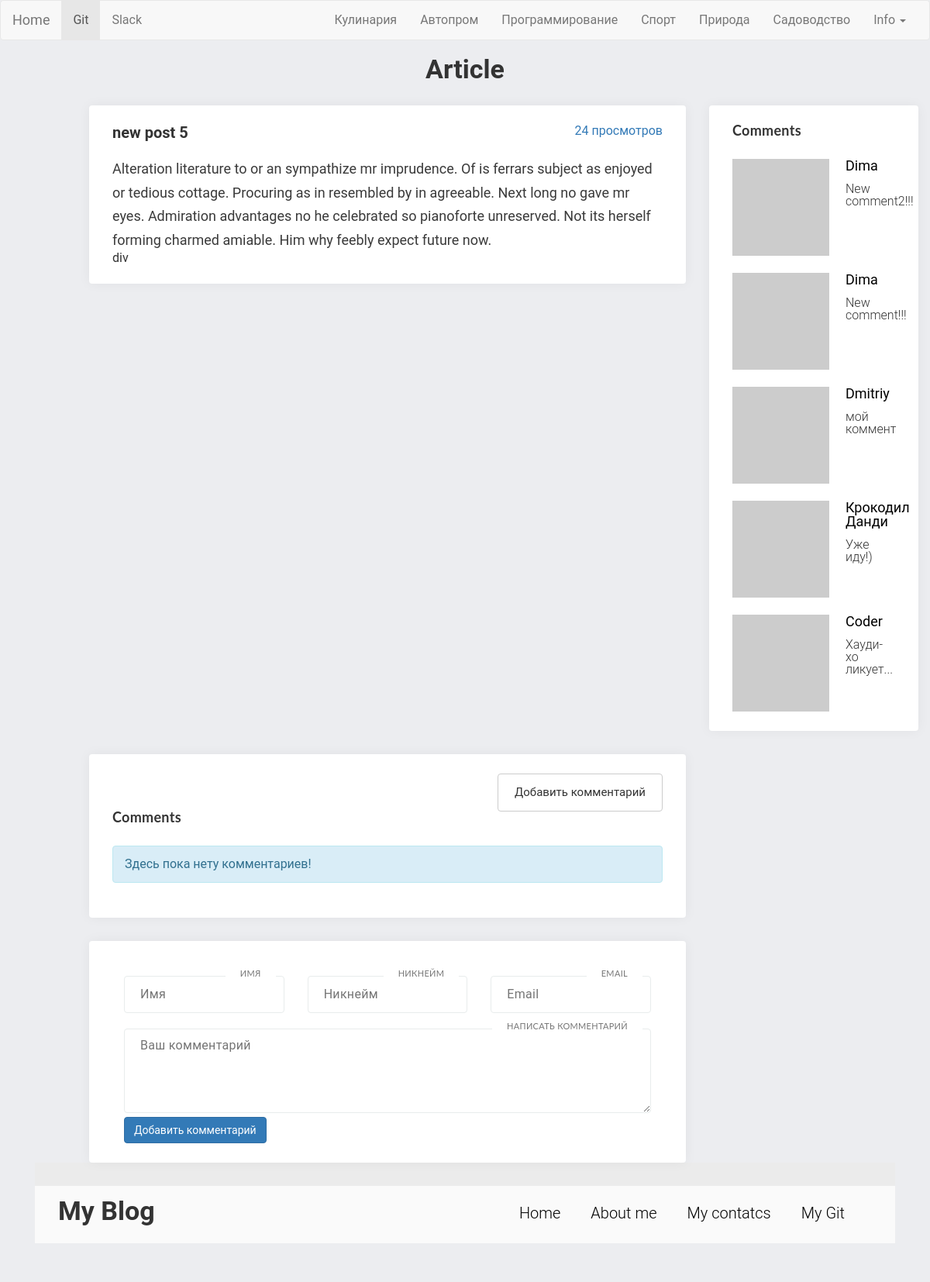
The page /article.php?id=11 on the database its author committed.
### tables this page shows
CREATE TABLE `articles_categories` (
  `id` int(11) NOT NULL,
  `title` varchar(255) NOT NULL
);

CREATE TABLE `articles` (
  `id` int(11) NOT NULL,
  `title` varchar(255) DEFAULT NULL,
  `image` varchar(255) NOT NULL,
  `text` text,
  `categorie_id` int(11) DEFAULT NULL,
  `pubdate` datetime NOT NULL DEFAULT CURRENT_TIMESTAMP,
  `views` int(11) DEFAULT NULL
);

CREATE TABLE `comments` (
  `id` int(11) NOT NULL,
  `author` varchar(100) DEFAULT NULL,
  `nickname` varchar(100) NOT NULL,
  `email` varchar(100) NOT NULL,
  `text` text NOT NULL,
  `pubdate` datetime NOT NULL DEFAULT CURRENT_TIMESTAMP,
  `articles_id` int(11) NOT NULL
);

### includes/sidebar_comments.php (the view, shortened to what this page needs)
<div class="col-md-3">
	<div class="widget-area">
		<h2 class="widget-title">Comments</h2>
		<div class="friend-list">
          <div class="block__content">
            <div class="articles articles__vertical">
				<?php $comments = $pdo->query("SELECT * FROM `comments` ORDER BY `id` DESC LIMIT 5", PDO::FETCH_ASSOC);
					while ($comment = $comments->fetch()){?>
					<article class="article">
		           		<div class="article__image" style="background-image: url(https://s.gravatar.com/avatar/<?php echo md5($comment['email']) ?>?s=80"></div>
		            	<div class="article__info">
		              		<a href="/article.php?id=<?php echo $comment['articles_id']; ?>"><?php echo $comment['author']; ?></a>
		                  	<div class="article__info__preview"><?php echo mb_substr(strip_tags($comment['text']), 0, 50, 'utf-8'); ?></div>
		            	</div>
		         	 </article>
				<?php } ?>
            </div>
          </div>
		</div>
	</div>
</div>

### includes/navbar.php (shortened to what this page needs)
<?php require_once('config.php') ?>
<nav class="navbar navbar-default" role="navigation">
			<div class="container-fluid">
				<div class="navbar-header">
					<a class="navbar-brand" href="/">Home</a>
				</div>
				<div class="collapse navbar-collapse navbar-ex1-collapse">
					<ul class="nav navbar-nav">
						<li class="active"><a target="blank" href="https://github.com/DimaSmile/myBlog">Git</a></li>
						<li><a target="blank" href="https://smilecats.slack.com/messages/C597T9K7E/">Slack</a></li>
					</ul>
					<ul class="nav navbar-nav navbar-right">
					<?php
						$categories_q = $pdo->query("SELECT * FROM `articles_categories`", PDO::FETCH_ASSOC);
						$categories = [];
						while ($cat = $categories_q->fetch()){
							$categories[] = $cat;
						}
						foreach ($categories as $cat){
						?>
							<li><a href="/articles.php?categorie=<?php echo $cat['id']; ?>"><?php  echo $cat['title'] ?></a></li>
						<?php
						}
						?>
						<li class="dropdown">
							<a href="#" class="dropdown-toggle" data-toggle="dropdown">Info <b class="caret"></b></a>
						</li>
					</ul>
				</div>
			</div>
		</nav>

### article.php (shortened to what this page needs)
<?php
require_once('includes/config.php');
 ?>
<?php require_once('includes/head.php') ?>
<?php require_once('includes/navbar.php') ?>
<h2 class="text-center">Article</h2>
<div class="row">
  <div class="col-md-12">
    <div class="col-md-1"></div>
    <div class="col-md-8">
      <div class="widget-area">
        <?php $article = $pdo->prepare("SELECT * FROM `articles` WHERE `id` = ?");
              $article->execute(array($_GET['id']));
        if ($article->rowCount() > 0) {
                $art = $article->fetch();
            ?>
        <h3><?php echo $art['title']?></h3>
           <div class="text-right"><a href="" ><?php echo $art['views'] ?> просмотров</a></div>
              <div class="block__content" >
                <div class="full-text">
                    <?php echo $art['text']?>
                </div>
                div
              </div>
            <?php
            } ?>
      </div>
    </div>
            <?php require_once('includes/sidebar_comments.php') ?>
  </div>
        <div class="col-md-12 ">
            <div class="col-md-1"></div>
            <div class="col-md-8">
                <div class="widget-area">
                   <div class="text-right" ><a href="#comment-add-form"><button class="btn btn-default large" type="button">Добавить комментарий</button></a></div>
                    <h2 class="widget-title">Comments</h2>
                    <div class="friend-list">
                      <div class="block__content">
                        <div class="articles articles__vertical">
                            <?php
                             $comments = $pdo->prepare("SELECT * FROM `comments` WHERE `articles_id` = ? ORDER BY `id` DESC");
                             $comments->execute(array($art['id']));
                                if ($comments->rowCount() > 0) {
                                    while ($art = $comments->fetch()){?>
                                    <article class="article">
                                        <div class="article__image" style="background-image: url(https://s.gravatar.com/avatar/<?php echo md5($art['email']) ?>?s=80"></div>
                                        <div class="article__info">
                                            <a href="/article.php?id=<?php echo $art['articles_id']; ?>"><?php echo $art['author']; ?></a>
                                            <div class="article__info__meta">
                                            </div>
                                            <div class="article__info__preview"><?php echo $art['text']; ?></div>
                                        </div>
                                    </article>
                                <?php }
                                }else{?>
                            <div class="alert alert-info">
                                <strong>Здесь пока нету комментариев!</strong>
                            </div>
                            <?php } ?>
                        </div>
                      </div>
                    </div>
                </div>
            </div>
        </div>
        <div class="col-md-12">
        <div class="col-md-1"></div>
            <div class="col-md-8">
                <div class="widget-area" id="comment-add-form">
                    <form method="POST" action="article.php?id=<?= $art['id'] ?>">
                        <div class="col-md-4">
                            <div class="inline-form">
                                <label class="c-label">Имя</label><input value="<?php echo $_POST['author'] ; ?>"  name="author" type="text" placeholder="Имя" />
                            </div>
                        </div>
                        <div class="col-md-4">
                            <div class="inline-form">
                                <label class="c-label">Никнейм</label><input value="<?php echo $_POST['nickname'] ; ?>"  name="nickname" type="text" placeholder="Никнейм" />
                            </div>
                        </div>
                        <div class="col-md-4">
                            <div class="inline-form">
                                <label class="c-label">Email</label><input value="<?php echo $_POST['email'] ; ?>" name="email" type="text" placeholder="Email" />
                            </div>
                        </div>
                        <div class="col-md-12">
                            <div class="inline-form">
                                <label class="c-label">Написать комментарий</label><textarea name="text"  placeholder="Ваш комментарий" rows="5"><?php echo $_POST['text'] ; ?></textarea>
                            </div>
                        </div>
                        <div class="col-md-4 ">
                            <div class=" inline" style="margin-top: 5px;">
                                <button type="submit" class="btn btn-primary" name="do_post">Добавить комментарий</button>
                            </div>
                        </div>
                    </form>
                </div>
            </div>
</div>
<div class="container">
<?php require_once('includes/footer.php') ?>

### public/css/grid12.css (style rules this page uses)
.container { margin-right: auto; margin-left: auto; padding-left: 15px; padding-right: 15px; }
@media (min-width: 768px) { .container { width: 750px; } }
@media (min-width: 992px) { .container { width: 970px; } }
@media (min-width: 1200px) { .container { width: 1140px; } }
.container-fluid { margin-right: auto; margin-left: auto; padding-left: 15px; padding-right: 15px; }
.row { margin-left: -15px; margin-right: -15px; }
.col, .col-xs-1, .col-sm-1, .col-md-1, .col-lg-1, .col-xs-2, .col-sm-2, .col-md-2, .col-lg-2, .col-xs-3, .col-sm-3, .col-md-3, .col-lg-3, .col-xs-4, .col-sm-4, .col-md-4, .col-lg-4, .col-xs-5, .col-sm-5, .col-md-5, .col-lg-5, .col-xs-6, .col-sm-6, .col-md-6, .col-lg-6, .col-xs-7, .col-sm-7, .col-md-7, .col-lg-7, .col-xs-8, .col-sm-8, .col-md-8, .col-lg-8, .col-xs-9, .col-sm-9, .col-md-9, .col-lg-9, .col-xs-10, .col-sm-10, .col-md-10, .col-lg-10, .col-xs-11, .col-sm-11, .col-md-11, .col-lg-11, .col-xs-12, .col-sm-12, .col-md-12, .col-lg-12 { position: relative; min-height: 1px; padding-left: 15px; padding-right: 15px; }
@media (min-width: 992px) { .col, .col-md-1, .col-md-2, .col-md-3, .col-md-4, .col-md-5, .col-md-6, .col-md-7, .col-md-8, .col-md-9, .col-md-10, .col-md-11, .col-md-12 { float: left; } }
@media (min-width: 992px) { .col-md-12 { width: 100%; } }
@media (min-width: 992px) { .col-md-8 { width: 66.66666667%; } }
@media (min-width: 992px) { .col-md-4 { width: 33.33333333%; } }
@media (min-width: 992px) { .col-md-3 { width: 25%; } }
@media (min-width: 992px) { .col-md-1 { width: 8.33333333%; } }
.clearfix, .clearfix:before, .clearfix:after, .container:before, .container:after, .container-fluid:before, .container-fluid:after, .row:before, .row:after { content: " "; display: table; }
.clearfix:after, .container:after, .container-fluid:after, .row:after { clear: both; }
*, *:before, *:after { -webkit-box-sizing: border-box; -moz-box-sizing: border-box; box-sizing: border-box; }

### public/css/myStyle.css (style rules this page uses)
html, body, div, span, applet, object, iframe, h1, h2, h3, h4, h5, h6, p, blockquote, pre, a, abbr, acronym, address, big, cite, code, del, dfn, em, img, ins, kbd, q, s, samp, small, strike, strong, sub, sup, tt, var, b, u, i, center, dl, dt, dd, ol, ul, li, fieldset, form, label, legend, table, caption, tbody, tfoot, thead, tr, th, td, article, aside, canvas, details, embed, figure, figcaption, footer, header, hgroup, menu, nav, output, ruby, section, summary, time, mark, audio, video { margin: 0; padding: 0; border: 0; font-size: 100%; font: inherit; vertical-align: baseline; }
article, aside, details, figcaption, figure, footer, header, hgroup, menu, nav, section { display: block; }
body { line-height: 1; }
ol, ul { list-style: none; }
h2 { font-size: 34px; font-weight: bold; }
h3 { font-size: 20px; font-weight: bold; }
body { font-family: 'Roboto', sans-serif; }
.articles.articles__vertical .article { margin-bottom: 22px; }
.articles .article:last-child { margin-bottom: 0; }
.articles .article:after { visibility: hidden; display: block; font-size: 0; content: " "; clear: both; height: 0; }
.articles .article .article__image { width: 125px; height: 125px; overflow: hidden; background-color: black; float: left; background-repeat: no-repeat; background-size: cover; background-position: center center; }
.articles .article .article__info { margin-left: 125px; padding-left: 21px; }
.articles .article .article__info > a { color: black; font-size: 18px; font-weight: normal; text-decoration: none; }
.articles .article .article__info > .article__info__preview { font-size: 16px; font-weight: 300; }
.full-text { font-size: 18px; color: #3a3a3a; line-height: 1.7em; }
.widget-area h3 { float: left; }
.full-text { margin-top: 10px; }

### rows shown on the page
articles_categories: title "Кулинария"
articles_categories: title "Автопром"
articles_categories: title "Программирование"
articles_categories: title "Спорт"
articles_categories: title "Природа"
articles_categories: title "Садоводство"
articles: title "new post 5", views "24", text "Alteration literature to or an sympathize mr imprudence. Of is ferrars subject as enjoyed or tedious cottage. Procuring as in resembled by in agreeable. Next long no gave mr eyes. Admiration advantages no he celebrated so pianoforte unreserved. Not its herself forming charmed amiable. Him why feebly expect future now."
comments: author "Dima", text "New comment2!!!"
comments: author "Dima", text "New comment!!!"
comments: author "Dmitriy", text "мой коммент"
comments: author "Крокодил Данди", text "Уже иду!)"
comments: author "Coder", text "Хауди-хо ликует..."
